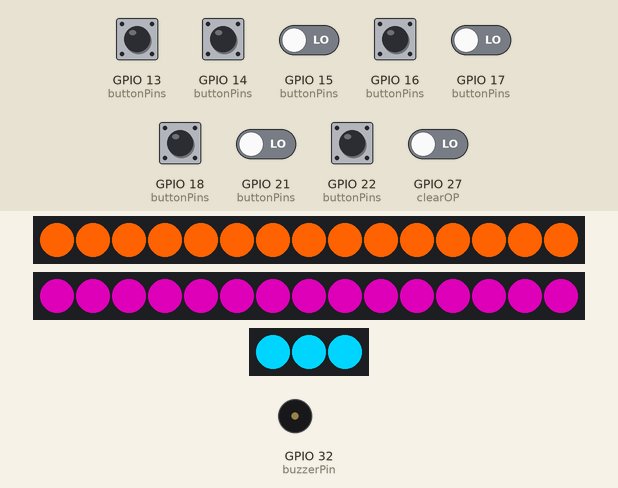
A sketch run on a simulated ESP32. Shown: 2 × 15 RGB LEDs in strip order, left to right, 3 RGB LEDs in strip order, left to right, buzzer (waves = sounding, pin HIGH). The test bench sets the inputs (shaded band); at power-on: GPIO 13 (buttonPins), GPIO 14 (buttonPins), GPIO 15 (buttonPins), GPIO 16 (buttonPins), GPIO 17 (buttonPins), GPIO 18 (buttonPins), GPIO 21 (buttonPins), GPIO 22 (buttonPins), GPIO 27 (clearOP) LOW. Dim RGB values are drawn brighter than linear; random numbers use the default seed unless the sketch sets one; not simulated (calls return 0 or success): arduino_secrets.h.

Above: at 2.4 s.
2.5 s: GPIO 13 (buttonPins) pulled HIGH for 0.15 s
At 2.8 s:
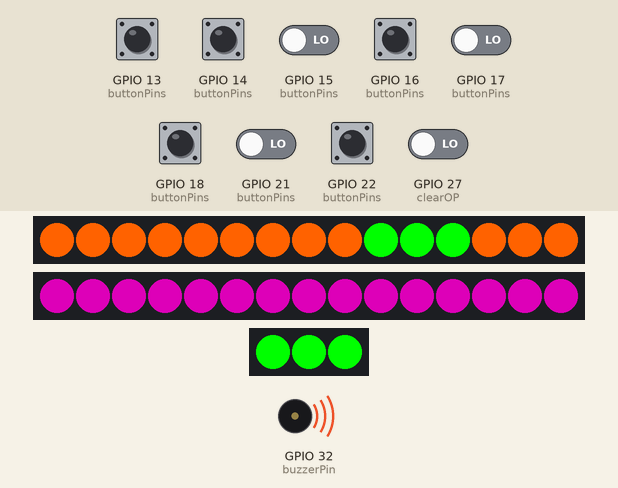
3.2 s: GPIO 27 (clearOP) driven HIGH
At 4.0 s:
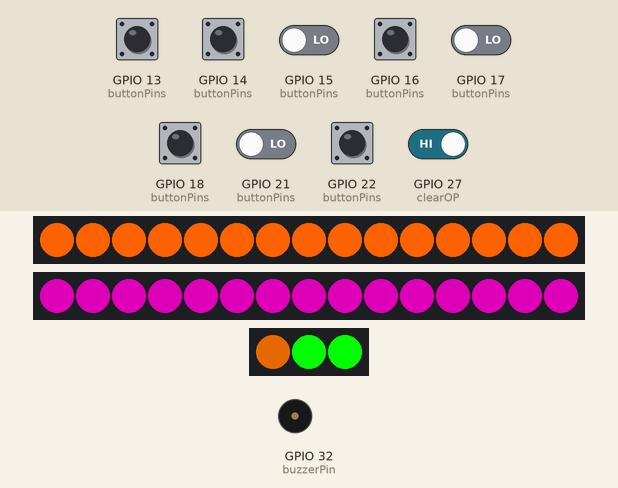
5.8 s: GPIO 16 (buttonPins) pulled HIGH for 0.15 s
At 6.2 s:
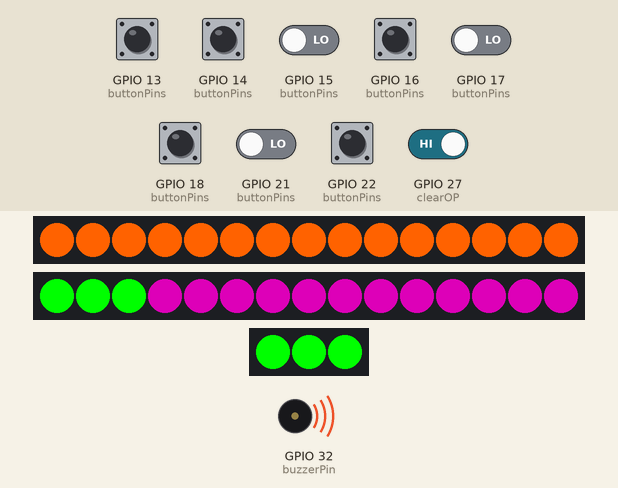
6.5 s: GPIO 22 (buttonPins) pulled HIGH for 1 s
At 7.5 s:
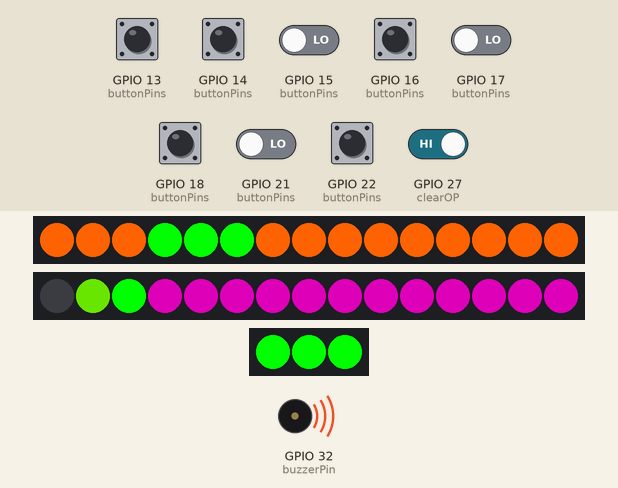
8.1 s: GPIO 18 (buttonPins) pulled HIGH for 1 s
At 8.9 s:
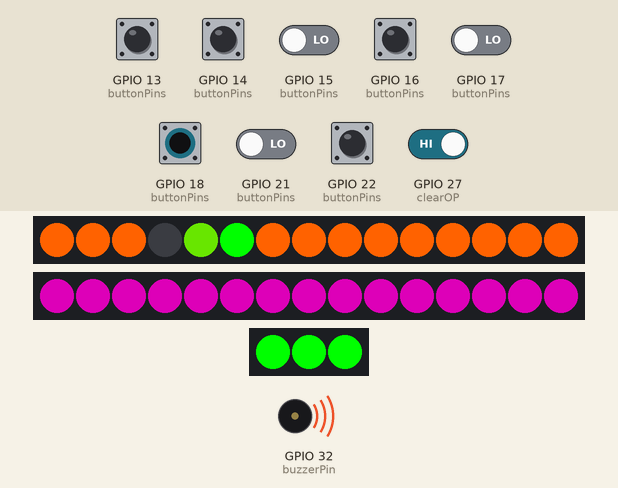
9.7 s: GPIO 14 (buttonPins) pulled HIGH for 0.15 s
At 11.84 s:
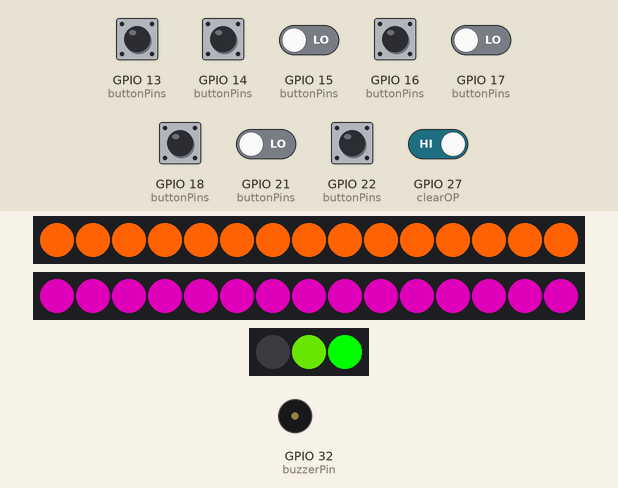
Timing chart, 0 to 13.1 s (numbered marks = the images above; inputs shaded):
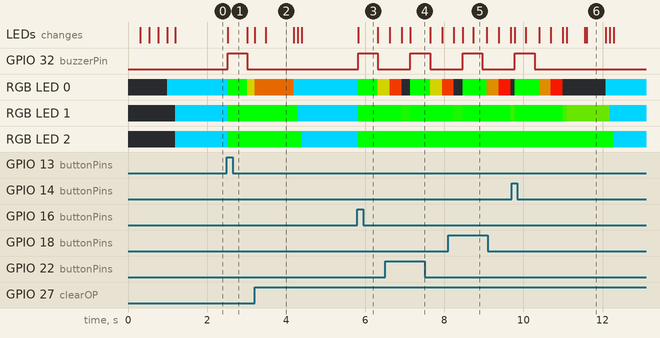

Measured:
- after the input at 2.5 s, GPIO 32 (buzzerPin): LOW → HIGH at once, → LOW 0.50 s later; RGB LED 0: RGB(0, 213, 255) → RGB(0, 255, 0) at once, → RGB(127, 127, 0) 0.50 s later; RGB LED 1, RGB LED 2: RGB(0, 213, 255) → RGB(0, 255, 0) at once; the LEDs: change at once (image 1)
- after the input at 5.8 s, GPIO 32 (buzzerPin): LOW → HIGH at once, → LOW 0.50 s later; RGB LED 0: RGB(0, 213, 255) → RGB(0, 255, 0) at once, → RGB(127, 127, 0) 0.50 s later; RGB LED 1, RGB LED 2: RGB(0, 213, 255) → RGB(0, 255, 0) at once; the LEDs: change at once (image 3)
- after the input at 6.5 s, GPIO 32 (buzzerPin): LOW → HIGH after 0.64 s, → LOW 0.50 s later
- after the input at 8.1 s, GPIO 32 (buzzerPin): LOW → HIGH after 0.36 s, → LOW 0.50 s later
- after the input at 9.7 s, GPIO 32 (buzzerPin): LOW → HIGH after 0.09 s, → LOW 0.50 s later
- what the display in image 2 shows lasts 0.7 s, from 3.5 s to 4.2 s
- what the display in image 6 shows lasts 0.5 s, from 11.6 s to 12.1 s

The sketch:

NBB_Buzzers_Basic_V_3_0.ino
```cpp
#include "arduino_secrets.h"

// Header files
// Custom header file with neccesary variables, declarations and functions.
// These files should come with the code.
#include "Variables.h"

// LED control header file
#include <Adafruit_NeoPixel.h>

// NeoPixel objects for left/right buzzers and the separate 3-LED strip
Adafruit_NeoPixel leftStrip(NUM_LEDS_PER_SIDE, LEFT_LED_PIN, NEO_GRB + NEO_KHZ800);
Adafruit_NeoPixel rightStrip(NUM_LEDS_PER_SIDE, RIGHT_LED_PIN, NEO_GRB + NEO_KHZ800);
Adafruit_NeoPixel boxStrip(3, BOX_STRIP_PIN, NEO_GRB + NEO_KHZ800);

void setup() {
  // Initialize NeoPixel strips
  leftStrip.setBrightness (LED_BRIGHTNESS);
  leftStrip.begin();
  rightStrip.setBrightness (LED_BRIGHTNESS);
  rightStrip.begin();
  boxStrip.setBrightness (LED_BRIGHTNESS);
  boxStrip.begin();

  for (int i = 0; i < buttonCount; i++) {  // This sets all buzzer button pins as inputs with a pulldown resistor
    pinMode(buttonPins[i], INPUT_PULLDOWN);
  }

  pinMode(clearOP, INPUT_PULLDOWN);

  pinMode(buzzerPin, OUTPUT);              // This sets the pin for the passive buzzer that makes the beep sound as an output

  ClearLeds();

  // Start the FreeRTOS task on core 0 to run control()
  xTaskCreatePinnedToCore(
    ControlTask,           // Function to run
    "Control Task",        // Task name
    2048,                  // Stack size
    NULL,                  // Parameters
    1,                     // Task priority
    NULL,                  // Task handle
    0                      // Run on core 0
  );

  // Start the FreeRTOS task on core 1 to run buzzerLoop()
  xTaskCreatePinnedToCore(
    BuzzerTask,            // Function to run
    "Buzzer Task",         // Task name
    2048,                  // Stack size
    NULL,                  // Parameters
    1,                     // Task priority
    NULL,                  // Task handle
    1                      // Run on core 1
  );

}

void loop(){ // Empty Loop. Arduino will not compile without loop(), because stupidity.
  // I guess I could use this for something, but it makes more sense to name my functions myself.
}

void ControlTask(void *pvParameters) {
  while (true) {
    Control();       // Continuously run Control in one task
    vTaskDelay(10);  // Small delay to yield control
  }
}

void BuzzerTask(void *pvParameters) {
  while (true) {
    BuzzerLoop();  // Continuously run BuzzerLoop in one task
    vTaskDelay(10);  // Small delay to yield control
  }
}

void BuzzerLoop() {
  if (buzzerPressed) {
    startTime = millis();
    baseIndex = (whichBuzzer) * BUZZER_LEDS;
    redTriggered = false;

    elapsed = millis() - startTime;
    PlayLedAnimation();

    digitalWrite(buzzerPin, HIGH);
    delay(500);
    digitalWrite(buzzerPin, LOW);

    // Only proceed with animation if buzzerPressed is still true
    // This loop will keep core 1 occupied until buzzerPressed becomes false,
    // so the above commands only run once each time the buzzer is pressed
    while (buzzerPressed) {
      elapsed = millis() - startTime;
      PlayLedAnimation();
    }
  }

  int leftPressed[4];
  int rightPressed[4];
  int leftCount = 0;
  int rightCount = 0;

  // Separate pressed buzzers by side
  for (int i = 0; i < buttonCount; i++) {
    if (digitalRead(buttonPins[i]) == HIGH) {
      if (i <= 3) {
        leftPressed[leftCount++] = i;
      } else {
        rightPressed[rightCount++] = i - 4;
      }
    }
  }

  if (leftCount == 0 && rightCount == 0) return; // No buzzers pressed

  // Handle tie-break condition (both sides have at least one buzzer pressed)
  if (leftCount > 0 && rightCount > 0) {
    int winnerSide;

    if (lastTieBreakerWinner == -1) {
      // First time: choose randomly
      winnerSide = esp_random() % 2;
    } else {
      // Alternate based on last winner
      winnerSide = 1 - lastTieBreakerWinner;
    }

    lastTieBreakerWinner = winnerSide;

    if (winnerSide == 0) { // Left wins tie
      whichSide = leftSide;
      whichBuzzer = leftPressed[esp_random() % leftCount];
    } else { // Right wins tie
      whichSide = rightSide;
      whichBuzzer = rightPressed[esp_random() % rightCount];
    }

    buzzerPressed = true;
    return;
  }

  // Only one side has buzzer(s) pressed
  if (leftCount > 0) {
    whichSide = leftSide;
    whichBuzzer = leftPressed[esp_random() % leftCount];
    buzzerPressed = true;
    return;
  }

  if (rightCount > 0) {
    whichSide = rightSide;
    whichBuzzer = rightPressed[esp_random() % rightCount];
    buzzerPressed = true;
    return;
  }
}

void Control() {                      // Checks for any control (clear, plus, minus, bonus) button to be pressed
  if (digitalRead(clearOP) == HIGH) { // Check for clear button
    buzzerPressed = false;            // Pass the buzzerPressed variable to core 1
    ClearLeds();
  }
}

void PlayLedAnimation() {
  Adafruit_NeoPixel *animStrip = (whichSide == 0) ? &leftStrip : &rightStrip;

  if (!redTriggered && elapsed >= FADE_TIME) {
    redTriggered = true;
    SetAllToRed();
    // Update animated buzzer LEDs:
    for (int i = 0; i < BUZZER_LEDS; i++) {
      int t = elapsed - i * FADE_TIME;
      animStrip->setPixelColor(baseIndex + i, animColor(t));
    }
  }

  if (millis() - startTime >= totalTime) {
    // After animation, set animated buzzer and 3-LED strip to blue.
    for (int i = 0; i < BUZZER_LEDS; i++)
      animStrip->setPixelColor(baseIndex + i, animStrip->Color(CLEAR_COLOR));
    for (int i = 0; i < 3; i++)
      boxStrip.setPixelColor(i, boxStrip.Color(CLEAR_COLOR));
      animStrip->show();
      boxStrip.show();
    return;
  }

  // Update animated buzzer LEDs:
  for (int i = 0; i < BUZZER_LEDS; i++) {
    int t = elapsed - i * FADE_TIME;
    animStrip->setPixelColor(baseIndex + i, animColor(t));
  }
  // Update the separate 3-LED strip:
  for (int i = 0; i < 3; i++) {
    int t = elapsed - i * FADE_TIME;
    boxStrip.setPixelColor(i, animColor(t));
  }
  animStrip->show();
  boxStrip.show();
}

// Clear LED animation function
void ClearLeds() {
  // 1. Wipe back to blank (off) with delay every 3 LEDs
  for (int i = NUM_LEDS_PER_SIDE - 1; i >= 0; i--) {
    if (i % 3 == 2 && i != NUM_LEDS_PER_SIDE - 1) {
      delay(150);  // Delay every 3 LEDs to match the spreading effect
    }
    leftStrip.setPixelColor(i, leftStrip.Color(Color_Left));  // Purple
    rightStrip.setPixelColor(i, rightStrip.Color(Color_Right));  // Orange
    leftStrip.show();
    rightStrip.show();
    delay(25);  // Small delay for the wipe effect
  }

  // 2. Box LED strip turns white and wipes from the middle to blank
  for (int i = 0; i < 3; i++) {
    boxStrip.setPixelColor(i, boxStrip.Color(OPTION_COLOR));  // White
    boxStrip.show();
    delay(100);  // Wipe effect from left to right
  }

  // Final state: All LEDs stay purple and orange, 3-LED strip is cleared
  for (int i = 0; i < NUM_LEDS_PER_SIDE; i++) {
    leftStrip.setPixelColor(i, leftStrip.Color(Color_Left));  // Purple
    rightStrip.setPixelColor(i, rightStrip.Color(Color_Right));  // Orange
  }

  leftStrip.show();
  rightStrip.show();
}

// Sets all buzzers (including the animated one) to red for both sides.
void SetAllToRed() {
  // Set left side buzzers to red
  for (int i = 0; i < NUM_LEDS_PER_SIDE; i++) {
    leftStrip.setPixelColor(i, leftStrip.Color(255, 0, 0));  // Red
  }

  // Set right side buzzers to red
  for (int i = 0; i < NUM_LEDS_PER_SIDE; i++) {
    rightStrip.setPixelColor(i, rightStrip.Color(255, 0, 0));  // Red
  }

  leftStrip.show();
  rightStrip.show();
}

// Returns the animation color based on time offset t (ms):
// t < 0: solid green; 0 <= t < FADE_TIME: fade green->red; t >= FADE_TIME: off.
uint32_t animColor(int t) {
  if (t < 0) return leftStrip.Color(0, 255, 0);
  if (t < FADE_TIME) {
    float p = (float)t / FADE_TIME;
    return leftStrip.Color(p * 255, (1.0 - p) * 255, 0);
  }
  return leftStrip.Color(0, 0, 0);
}
```

Variables.h
```cpp
// Left side buzzer pin numbers
const int anaBP = 21;
const int nathanaelBP = 22;
const int juniorTerroristBP = 15;
const int popoBP = 13;

// Right side buzzer pin numbers
const int tylerBP = 16;
const int kolbyBP = 17;
const int jkroppBP = 14; // Pin 5 is cursed.
const int shishiBP = 18;

// Buzzer pin array for digitalRead
const int buttonPins[] = {
anaBP, nathanaelBP, juniorTerroristBP, popoBP,
tylerBP, kolbyBP, jkroppBP, shishiBP
};
const int buttonCount = sizeof(buttonPins) / sizeof(buttonPins[0]);

bool buzzerPressed = false; // State variable to pass between cores

int whichBuzzer;

// Option Pins
const int clearOP = 27;   // Clear button on option
const int buzzerPin = 32;  // Passive buzzer for beep sound

#define LEFT_LED_PIN       23
#define RIGHT_LED_PIN      4
#define BOX_STRIP_PIN      26
#define NUM_LEDS_PER_SIDE  15  // 5 buzzers * 3 LEDs per buzzer
#define BUZZER_LEDS        3
#define COUNT_TIME         3.5
#define FADE_TIME          1000  // ms per LED transition
#define Color_Right        150, 0, 125
#define Color_Left         255, 98, 0
#define CLEAR_COLOR        0, 0, 255
#define OPTION_COLOR       0, 213, 255

#define LED_BRIGHTNESS     255

const int leftSide = 0;
const int rightSide = 1;
int whichSide;

unsigned long startTime;
unsigned long elapsed;
int totalTime = BUZZER_LEDS * FADE_TIME;
int baseIndex;
bool redTriggered;

// Variable to alternate tie-breaker results fairly
int lastTieBreakerWinner = -1;  // -1 = none yet, 0 = left, 1 = right
```
